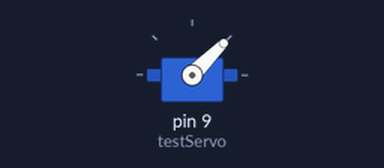
Simulated run of this sketch. Board: Arduino Uno, built with avr-gcc and run on an emulated ATmega328P. Shown: servo.

Above: at 1.05 s.
At 3.25 s:
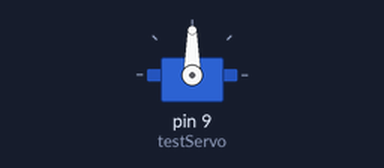
At 5.5 s:
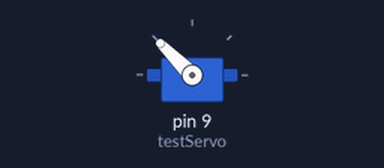
Timing chart, 0 to 6.9 s (numbered marks = the images above):
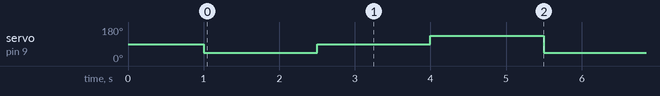

The sketch:

servo_test.ino
```cpp
#include <Servo.h>
// Experimental servo test; movement has not been validated.
Servo testServo;
void setup() {
  testServo.attach(9);  // Servo signal connected to shield D9
  testServo.write(90);
  delay(1000);
}
void loop() {
  testServo.write(45);
  delay(1500);
  testServo.write(90);
  delay(1500);
  testServo.write(135);
  delay(1500);
}
```

Measured:
- by itself, servo on pin 9 (testServo): repeats every 4.5 s: 90° 1.5 s, 135° 1.5 s, 45° 1.5 s
